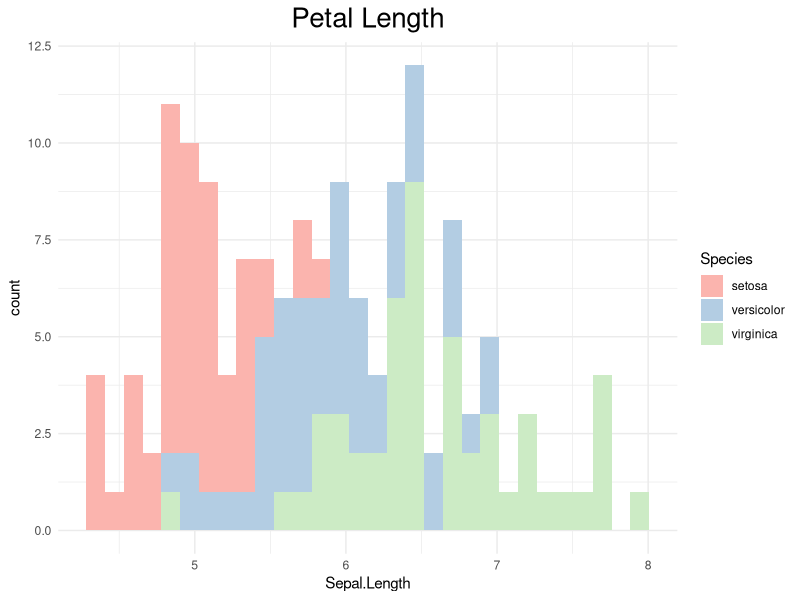

R code for this plot:
data(iris)
library(ggplot2)

ggplot(iris) +
  aes(x = Sepal.Length, fill = Species) +
  geom_histogram(bins = 30L) +
  scale_fill_brewer(palette = "Pastel1", direction = 1) +
  labs(title = "Petal Length") +
  theme_minimal() +
  theme(plot.title = element_text(size = 20L, hjust = 0.5))
 

